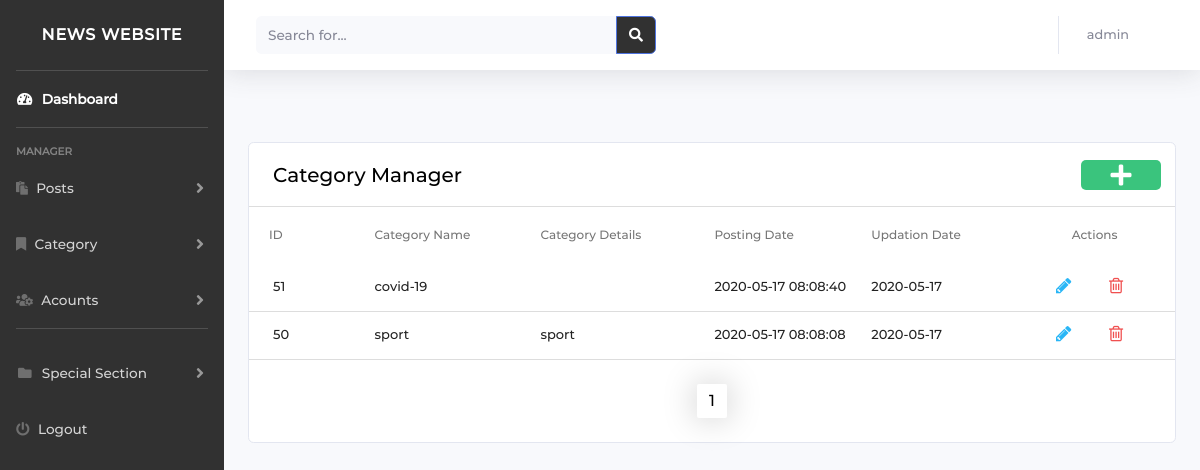
Page /admin/category_manager.php (signed in) on the committed database.
### tables this page shows
CREATE TABLE `tblcategory` (
  `id` int(11) NOT NULL,
  `CategoryName` varchar(200) DEFAULT NULL,
  `Description` mediumtext DEFAULT NULL,
  `PostingDate` timestamp NULL DEFAULT current_timestamp(),
  `UpdationDate` date DEFAULT NULL,
  `Is_Active` int(1) DEFAULT NULL
);

### admin/config/permissions.php (called while the page is built, shortened)
<?php
$permissions = [
    "index.php" => ['admin', 'author'],
    "dashboard.php" => ['admin', 'author'],
    "post_manager.php" => ['admin', 'author'],
    "change_image.php" => ['admin', 'author'],
    "add_post.php" => ['admin', 'author'],
    "edit_post.php" => ['admin', 'author'],
    "category_manager.php" => ['admin'],
    "edit_category.php" => ['admin'],
    "add_category.php" => ['admin'],
    "approved_post.php" => ['admin'],
    "advertisement_manager.php" => ['admin'],
    "add_advertisement.php" => ['admin'],
    "manage_accounts.php" => ['admin'],
    "accounts_logic.php" => ['admin'],
    "add_users.php" => ['admin'],
    "account_activat.php" => ['admin'],
    "activat.php" => ['admin'],
    "navbar.php" => ['admin'],
    "top.php" => ['admin'],
    "footer.php" => ['admin'],
    "bracking_news.php" => ['admin'],
    "add_brackingnews.php" => ['admin']
];
function checkPermision($pageName, $role)
{
    global $permissions;
    $roles = $permissions[$pageName];
    for ($i = 0; $i < count($roles); $i++) {
        if ($role == $roles[$i])
            return true;
    }
    return false;
}

### admin/config/dbcon.php (called while the page is built, shortened)
<?php
require("connection.php");
$dbhost = "localhost";
 $dbuser = "Skafi";
 $dbpass = "mahmoudskafi00";
 $db = "news_db";
$conDb = new connection($dbhost,$dbuser ,$dbpass,$db);

### admin/config/connection.php (called while the page is built, shortened)
<?php
class connection
{
    function doSelectQuery($con, $sql)
    {
        $status = false;
        $data = array();
        $result = mysqli_query($con, $sql);
        $i = 0;
        $rows = mysqli_num_rows($result);
        while ($row = mysqli_fetch_array($result, MYSQLI_ASSOC)) {
            $data[$i] = $row;
            $status = true;
            $i += 1;
        }
        return ['status' => $status, 'data' => $data, 'rows' => $rows];
    }
}

### admin/category_manager.php (the view, shortened to what this page needs)
<?php
include('./config/dbcon.php');
include('./config/permissions.php');
$pagename = basename($_SERVER['PHP_SELF']);
$role = $_SESSION['roles'];
if (checkPermision($pagename, $role)) {
    if (!isset($_SESSION['username'])) {
        header('location: ../login.php');
    } else {
        $sql = $conDb->doSelectQuery($conn, "SELECT * FROM tblcategory WHERE Is_Active=1");
        $res_per_page = 8;
        $number_of_res = $sql['rows'];
        $number_of_pages = ceil($number_of_res / $res_per_page);
        if (!isset($_GET['page'])) {
            $page = 1;
        } else {
            $page = $_GET['page'];
        }
        $this_page_first_res = ($page - 1) * $res_per_page;
        $sql = $conDb->doSelectQuery($conn, "SELECT id, CategoryName, Description, PostingDate, UpdationDate, Is_Active
                                            FROM tblcategory
                                            WHERE Is_Active=1
                                            ORDER BY PostingDate DESC
                                            LIMIT " . $this_page_first_res . ',' . $res_per_page);
        if ($sql['status'] == 1) {
?>
            <!DOCTYPE html>
            <html lang="en">
            <head>
                <?php require './include/links.php' ?>
            </head>
            <body>
                <?php require './include/navbar.php' ?>
                <?php
                $pageurl = $_GET['page'];
                ?>
                <br>
                <br>
                <div class="container">
                    <div class="row">
                        <div id="admin" class="col s12">
                            <div class="card material-table">
                                <div class="table-header">
                                    <span class="table-title" style="white-space: nowrap;">Category Manager</span>
                                    <div class="actions" style="margin-left: 0% !important;">
                                        <a data-role="addcat"><i class="fas fa-plus"></i> </a>
                                    </div>
                                </div>
                                <table id="datatable">
                                    <thead class="head-tr-costom">
                                        <tr>
                                            <th style="padding-right: 40px !important;">ID</th>
                                            <th>Category Name</th>
                                            <th>Category Details</th>
                                            <th>Posting Date</th>
                                            <th>Updation Date</th>
                                            <th style="display: flex;align-items: center;justify-content: center;">Actions</th>
                                        </tr>
                                    </thead class="table-body">
                                    <?php
                                    if ($sql['rows'] > 0) {
                                        foreach ($sql['data'] as $row) {
                                    ?>
                                            <tr id="<?php echo $row['id']; ?>">
                                                <td>
                                                    <?php echo $row['id']; ?>
                                                </td>
                                                <td data-target="catname">
                                                    <?php echo $row['CategoryName']; ?>
                                                </td>
                                                <td data-target="catdes">
                                                    <?php echo $row['Description']; ?>
                                                </td>
                                                <td data-target="catactive">
                                                    <?php echo $row['PostingDate']; ?>
                                                </td>
                                                <td data-target="catdate">
                                                    <?php echo $row['UpdationDate']; ?>
                                                </td>
                                                <td class="td-custom">
                                                    <div>
                                                        <a href="#" data-role="editcat" data-id=<?php echo $row['id'] ?>>
                                                            <i class="fa fa-pencil" style="color: #29b6f6;"></i>
                                                        </a>
                                                        <a href="#" data-role="deletecat" data-id=<?php echo $row['id'] ?>>
                                                            <i class="fa fa-trash-o" style="color: #f05050"></i>
                                                        </a>
                                                    </div>
                                                </td>
                                            </tr>
                                <?php
                                        }
                                    } else {
                                        echo "NO DATA";
                                    }
                                }
                                ?>
                                </table>
                                <br>
                                <div class="numbers_of_pages" id="myDIV" style="display:flex; justify-content: center;">
                                    <?php
                                    for ($page = 1; $page <= $number_of_pages; $page++) {
                                        if ($page == $pageurl) {
                                            echo '<a  class="thisA active" href="category_manager.php?page=' . $page . '"> ' . $page . '  </a> ';
                                        } else
                                            echo '<a  class="thisA " href="category_manager.php?page=' . $page . '"> ' . $page . '  </a> ';
                                    }
                                    ?>
                                </div>
                                <br>
                            </div>
                        </div>
                    </div>
                </div>
                <br>
                <br>
                </div>
            <?php
        }
            ?>
        <?php
    } else {
        header('location: ../login.php');
    }
        ?>

### admin/include/css/overwite.css (style rules this page uses)
* { font-size: 16px; font-family: montserrat; }
body { background: #eaeaea; }
div.material-table { padding: 0; }
div.material-table table { table-layout: fixed; }
div.material-table .table-header { height: 64px; padding-left: 24px; padding-right: 14px; align-items: center; display: flex; border-bottom: solid 1px #dddddd; }
div.material-table .table-header .actions { display: -webkit-flex; margin-left: auto; }
div.material-table .table-header i { color: rgba(0, 0, 0, 0.54); font-size: 24px; }
div.material-table .table-title { font-size: 20px; color: #000; }
div.material-table table tr { font-size: 12px; }
div.material-table table tr td { padding: 0 0 0 10px; height: 48px; font-size: 13px; color: rgba(0, 0, 0, 0.87); border-bottom: solid 1px #dddddd; white-space: normal; overflow: hidden; text-overflow: ellipsis; width: 100px !important; }
div.material-table table tr td a { color: inherit; }
div.material-table table tr td a i { font-size: 18px; color: rgba(0, 0, 0, 0.54); }
div.material-table table tr td:first-child { width: 30px !important; }
div.material-table table th { font-size: 12px; font-weight: 500; color: #757575; cursor: pointer; white-space: nowrap; padding: 0; height: 56px; padding-left: 10px !important; vertical-align: middle; outline: none !important; }
div.material-table table th:first-child, div.material-table table td:first-child { padding: 0 0 0 24px; }
div.material-table table th:last-child, div.material-table table td:last-child { padding: 0 14px 0 0; }
.td-custom > div { display: flex; justify-content: space-evenly; align-items: center; }
.td-custom > div > a { transition: all 0.3s ease-out; }
.actions { margin-left: 0% !important; }
.actions > a { padding: 15px 40px; background-color: #3ac47d; border-radius: 5px !important; width: 0px; height: 0px; position: relative; }
.actions > a > i { color: #ffffff !important; position: absolute; top: 50%; left: 50%; transform: translate(-50%, -50%); }
.head-tr-costom > tr th { padding-left: 10px !important; }
.head-tr-costom > tr th:first-child { padding-left: 20px !important; width: 15px !important; }
.numbers_of_pages > .thisA { vertical-align: middle; all: unset; cursor: pointer; border-radius: 2px; width: 30px; padding: 5px 0px; text-align: center; background-color: #ffffff; margin: 0 5px; color: #000000; box-shadow: 0px 0px 34px -1px rgba(0, 0, 0, 0.25); }
.table-header { justify-content: space-between; }

### rows in the picture
tblcategory: id "51", CategoryName "covid-19", PostingDate "2020-05-17 08:08:40", UpdationDate "2020-05-17"
tblcategory: id "50", CategoryName "sport", Description "sport", PostingDate "2020-05-17 08:08:08", UpdationDate "2020-05-17"

### other values in the picture
$_SESSION['username'] "admin"
